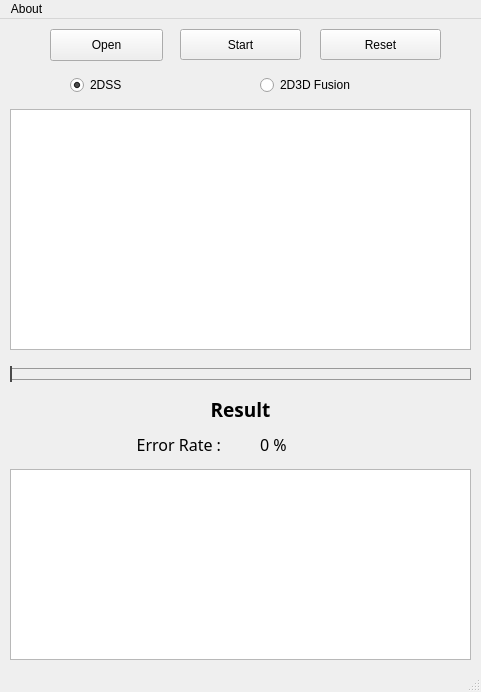
<?xml version="1.0" encoding="UTF-8"?>
<ui version="4.0">
 <class>MainWindow</class>
 <widget class="QMainWindow" name="MainWindow">
  <property name="geometry">
   <rect>
    <x>0</x>
    <y>0</y>
    <width>481</width>
    <height>692</height>
   </rect>
  </property>
  <property name="windowTitle">
   <string>json-validator</string>
  </property>
  <property name="windowIcon">
   <iconset resource="../resource/resources.qrc">
    <normaloff>:/png/icon.png</normaloff>:/png/icon.png</iconset>
  </property>
  <widget class="QWidget" name="centralwidget">
   <widget class="QPushButton" name="openButton">
    <property name="geometry">
     <rect>
      <x>50</x>
      <y>10</y>
      <width>113</width>
      <height>32</height>
     </rect>
    </property>
    <property name="text">
     <string>Open</string>
    </property>
   </widget>
   <widget class="QPushButton" name="startButton">
    <property name="geometry">
     <rect>
      <x>180</x>
      <y>10</y>
      <width>121</width>
      <height>31</height>
     </rect>
    </property>
    <property name="text">
     <string>Start</string>
    </property>
   </widget>
   <widget class="QLabel" name="resultLabel">
    <property name="geometry">
     <rect>
      <x>10</x>
      <y>370</y>
      <width>461</width>
      <height>41</height>
     </rect>
    </property>
    <property name="font">
     <font>
      <family>Ubuntu Condensed</family>
      <pointsize>14</pointsize>
      <weight>75</weight>
      <bold>true</bold>
     </font>
    </property>
    <property name="text">
     <string>Result</string>
    </property>
    <property name="alignment">
     <set>Qt::AlignCenter</set>
    </property>
   </widget>
   <widget class="QListWidget" name="listWidget">
    <property name="geometry">
     <rect>
      <x>10</x>
      <y>90</y>
      <width>461</width>
      <height>241</height>
     </rect>
    </property>
   </widget>
   <widget class="QLabel" name="erLabel">
    <property name="geometry">
     <rect>
      <x>10</x>
      <y>410</y>
      <width>211</width>
      <height>31</height>
     </rect>
    </property>
    <property name="font">
     <font>
      <family>Ubuntu Condensed</family>
      <pointsize>12</pointsize>
      <weight>50</weight>
      <bold>false</bold>
     </font>
    </property>
    <property name="text">
     <string>Error Rate :</string>
    </property>
    <property name="alignment">
     <set>Qt::AlignRight|Qt::AlignTrailing|Qt::AlignVCenter</set>
    </property>
   </widget>
   <widget class="QLabel" name="errorRateLabel">
    <property name="geometry">
     <rect>
      <x>260</x>
      <y>410</y>
      <width>211</width>
      <height>31</height>
     </rect>
    </property>
    <property name="font">
     <font>
      <family>Ubuntu Condensed</family>
      <pointsize>12</pointsize>
      <weight>50</weight>
      <bold>false</bold>
     </font>
    </property>
    <property name="text">
     <string>0 %</string>
    </property>
    <property name="alignment">
     <set>Qt::AlignLeading|Qt::AlignLeft|Qt::AlignVCenter</set>
    </property>
   </widget>
   <widget class="QListWidget" name="listWidget_2">
    <property name="geometry">
     <rect>
      <x>10</x>
      <y>450</y>
      <width>461</width>
      <height>191</height>
     </rect>
    </property>
   </widget>
   <widget class="QPushButton" name="resetButton">
    <property name="geometry">
     <rect>
      <x>320</x>
      <y>10</y>
      <width>121</width>
      <height>31</height>
     </rect>
    </property>
    <property name="text">
     <string>Reset</string>
    </property>
   </widget>
   <widget class="QRadioButton" name="ssRadioButton">
    <property name="geometry">
     <rect>
      <x>70</x>
      <y>50</y>
      <width>161</width>
      <height>32</height>
     </rect>
    </property>
    <property name="text">
     <string>2DSS</string>
    </property>
    <property name="checked">
     <bool>true</bool>
    </property>
   </widget>
   <widget class="QRadioButton" name="fusionRadioButton">
    <property name="geometry">
     <rect>
      <x>260</x>
      <y>50</y>
      <width>161</width>
      <height>32</height>
     </rect>
    </property>
    <property name="text">
     <string>2D3D Fusion</string>
    </property>
   </widget>
   <widget class="QSlider" name="processSlider">
    <property name="geometry">
     <rect>
      <x>10</x>
      <y>340</y>
      <width>461</width>
      <height>31</height>
     </rect>
    </property>
    <property name="autoFillBackground">
     <bool>false</bool>
    </property>
    <property name="styleSheet">
     <string notr="true">QSlider::handle:horizontal{
width: 0px;
border-radius: 4px;
}
QSlider::groove:horizontal {
    height: 10px; 
	 border: 1px solid #999999;
    background: rgba(255,255,255,0);
    margin: 2px 0;
}

QSlider::sub-page:horizontal{
background: #4a4a4a;
}</string>
    </property>
    <property name="value">
     <number>0</number>
    </property>
    <property name="sliderPosition">
     <number>0</number>
    </property>
    <property name="orientation">
     <enum>Qt::Horizontal</enum>
    </property>
   </widget>
  </widget>
  <widget class="QMenuBar" name="menubar">
   <property name="geometry">
    <rect>
     <x>0</x>
     <y>0</y>
     <width>481</width>
     <height>22</height>
    </rect>
   </property>
   <widget class="QMenu" name="menuAbout">
    <property name="title">
     <string>About</string>
    </property>
    <addaction name="actionAbout_json_validator"/>
   </widget>
   <addaction name="menuAbout"/>
  </widget>
  <widget class="QStatusBar" name="statusbar"/>
  <action name="actionAbout_json_validator">
   <property name="text">
    <string>About json-validator</string>
   </property>
  </action>
 </widget>
 <resources>
  <include location="../resource/resources.qrc"/>
 </resources>
 <connections/>
</ui>
